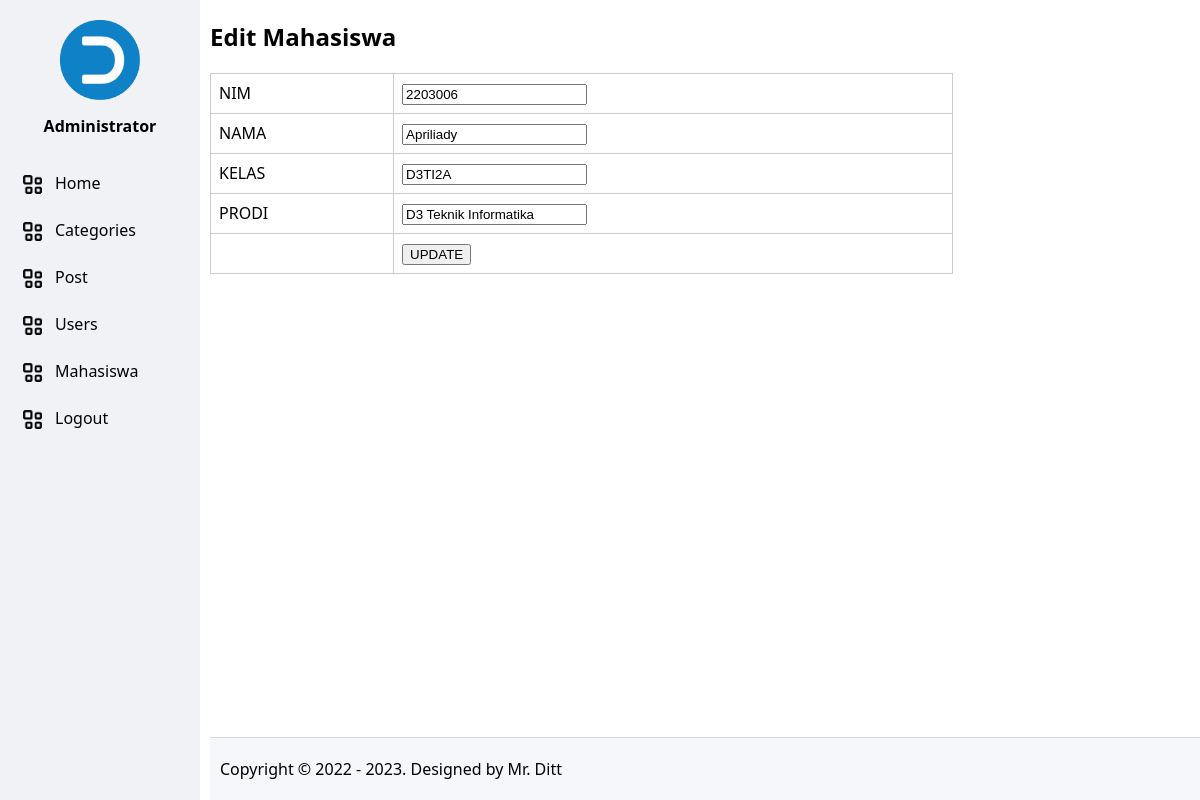
The app's page /mahasiswa/edit/4 (signed in) with its own data.
### tables this page shows
CREATE TABLE `tb_mahasiswa` (
  `mahasiswa_id` int(11) NOT NULL,
  `mahasiswa_nim` int(7) NOT NULL,
  `mahasiswa_nama` varchar(255) NOT NULL,
  `mahasiswa_kelas` varchar(255) NOT NULL,
  `mahasiswa_prodi` varchar(255) NOT NULL,
  `created_at` timestamp NOT NULL DEFAULT current_timestamp() ON UPDATE current_timestamp(),
  `updated_at` datetime NOT NULL
);

### app/core/Controller.php (called while the page is built, shortened)
<?php
class Controller
{
	public function dashboard($view, $data = [])
	{
		require_once ROOT . "layouts/dashboard.php";
	}
}

### app/controllers/Mahasiswa.php (called while the page is built, shortened)
<?php
class Mahasiswa extends Controller
{
	public object $model;
	public function __construct()
	{
		$this->model = new \App\Models\Mahasiswa();
	}
	public function edit($id)
	{
		$data['row'] = $this->model->edit($id);
		$this->dashboard('mahasiswa/edit', $data);
	}
}

### index.php (called while the page is built, shortened)
<?php
new App\Core\Bootstrap();

### app/core/Model.php (called while the page is built, shortened)
<?php
class Model
{
	public function __construct()
	{
		try {
			$this->db = new PDO("mysql:host=localhost;dbname=dbpbwl_project10", "root", "");
		} catch (Exception $e) {
			die("error! " . $e->getMessage());
		}
	}
}

### app/models/Mahasiswa.php (called while the page is built, shortened)
<?php
class Mahasiswa extends Model
{
    public function edit($id)
    {
        $query = "SELECT * FROM tb_mahasiswa WHERE mahasiswa_id=:mahasiswa_id";
        $stmt = $this->db->prepare($query);
        $stmt->bindParam(":mahasiswa_id", $id);
        $stmt->execute();
        return $this->select($stmt);
    }
}

### app/views/mahasiswa/edit.php (the view, shortened to what this page needs)
<h2>Edit Mahasiswa</h2>
<form action="<?php echo URL; ?>/mahasiswa/update" method="post">
    <table>
        <tr>
            <td>NIM</td>
            <td><input type="text" name="nim" value="<?php echo $data['row']['mahasiswa_nim']; ?>" required></td>
        </tr>
        <tr>
            <td>NAMA</td>
            <td><input type="text" name="nama" value="<?php echo $data['row']['mahasiswa_nama']; ?>" required></td>
        </tr>
        <tr>
            <td>KELAS</td>
            <td><input type="text" name="kelas" value="<?php echo $data['row']['mahasiswa_kelas']; ?>" required></td>
        </tr>
        <tr>
            <td>PRODI</td>
            <td><input type="text" name="prodi" value="<?php echo $data['row']['mahasiswa_prodi']; ?>" required></td>
        </tr>
        <tr>
            <td></td>
            <td><input type="submit" name="btn_update" value="UPDATE"></td>
        </tr>
    </table>
</form>

### layouts/assets/css/style.css (style rules this page uses)
body { font-family: 'Segoe UI', Tahoma, Geneva, Verdana, sans-serif; margin: 0; }
table { margin-top: 20px !important; border: 1px solid #cccccc; border-collapse: collapse; width: 100%; }
table td { border: 1px solid #cccccc; padding: 8px; }

### records on screen
tb_mahasiswa: nim "2203006", nama "Apriliady", kelas "D3TI2A", prodi "D3 Teknik Informatika"

### other values on screen
$_SESSION['user_full_name'] "Administrator"
